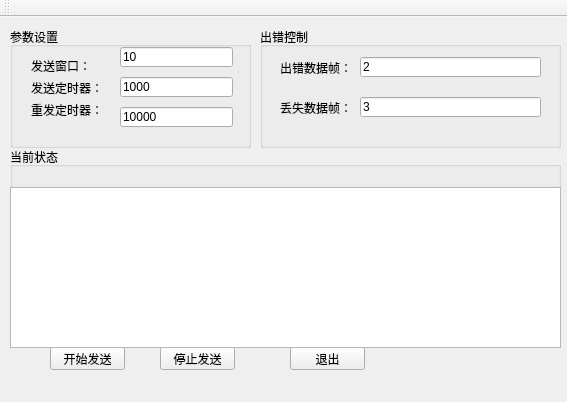
<?xml version="1.0" encoding="UTF-8"?>
<ui version="4.0">
 <class>MainWindow</class>
 <widget class="QMainWindow" name="MainWindow">
  <property name="geometry">
   <rect>
    <x>0</x>
    <y>0</y>
    <width>567</width>
    <height>402</height>
   </rect>
  </property>
  <property name="windowTitle">
   <string>Sender</string>
  </property>
  <widget class="QWidget" name="centralWidget">
   <widget class="QGroupBox" name="groupBox">
    <property name="geometry">
     <rect>
      <x>10</x>
      <y>10</y>
      <width>241</width>
      <height>121</height>
     </rect>
    </property>
    <property name="title">
     <string>参数设置</string>
    </property>
    <widget class="QLineEdit" name="lineEdit_3">
     <property name="geometry">
      <rect>
       <x>110</x>
       <y>20</y>
       <width>113</width>
       <height>20</height>
      </rect>
     </property>
     <property name="text">
      <string>10</string>
     </property>
    </widget>
    <widget class="QLineEdit" name="lineEdit_4">
     <property name="geometry">
      <rect>
       <x>110</x>
       <y>50</y>
       <width>113</width>
       <height>20</height>
      </rect>
     </property>
     <property name="text">
      <string>1000</string>
     </property>
    </widget>
    <widget class="QLineEdit" name="lineEdit_5">
     <property name="geometry">
      <rect>
       <x>110</x>
       <y>80</y>
       <width>113</width>
       <height>20</height>
      </rect>
     </property>
     <property name="text">
      <string>10000</string>
     </property>
    </widget>
    <widget class="QWidget" name="layoutWidget">
     <property name="geometry">
      <rect>
       <x>10</x>
       <y>20</y>
       <width>91</width>
       <height>81</height>
      </rect>
     </property>
     <layout class="QVBoxLayout" name="verticalLayout">
      <item>
       <widget class="QLabel" name="label">
        <property name="text">
         <string>发送窗口：</string>
        </property>
       </widget>
      </item>
      <item>
       <widget class="QLabel" name="label_2">
        <property name="text">
         <string>发送定时器：</string>
        </property>
       </widget>
      </item>
      <item>
       <widget class="QLabel" name="label_3">
        <property name="text">
         <string>重发定时器：</string>
        </property>
       </widget>
      </item>
     </layout>
    </widget>
   </widget>
   <widget class="QGroupBox" name="groupBox_2">
    <property name="geometry">
     <rect>
      <x>10</x>
      <y>130</y>
      <width>551</width>
      <height>41</height>
     </rect>
    </property>
    <property name="title">
     <string>当前状态</string>
    </property>
    <widget class="QWidget" name="layoutWidget">
     <property name="geometry">
      <rect>
       <x>10</x>
       <y>20</y>
       <width>531</width>
       <height>16</height>
      </rect>
     </property>
     <layout class="QHBoxLayout" name="horizontalLayout">
      <item>
       <widget class="QLabel" name="label_8">
        <property name="text">
         <string>当前发送帧：</string>
        </property>
       </widget>
      </item>
      <item>
       <widget class="QLabel" name="cur_frame">
        <property name="text">
         <string/>
        </property>
       </widget>
      </item>
      <item>
       <widget class="QLabel" name="label_10">
        <property name="text">
         <string>滑动窗口：</string>
        </property>
       </widget>
      </item>
      <item>
       <widget class="QLabel" name="label_4">
        <property name="text">
         <string>from</string>
        </property>
       </widget>
      </item>
      <item>
       <widget class="QLabel" name="beg_window">
        <property name="text">
         <string/>
        </property>
       </widget>
      </item>
      <item>
       <widget class="QLabel" name="label_12">
        <property name="text">
         <string>to</string>
        </property>
       </widget>
      </item>
      <item>
       <widget class="QLabel" name="end_window">
        <property name="text">
         <string/>
        </property>
       </widget>
      </item>
     </layout>
    </widget>
   </widget>
   <widget class="QGroupBox" name="groupBox_3">
    <property name="geometry">
     <rect>
      <x>260</x>
      <y>10</y>
      <width>301</width>
      <height>121</height>
     </rect>
    </property>
    <property name="title">
     <string>出错控制</string>
    </property>
    <widget class="QLineEdit" name="lineEdit">
     <property name="geometry">
      <rect>
       <x>100</x>
       <y>30</y>
       <width>181</width>
       <height>20</height>
      </rect>
     </property>
     <property name="text">
      <string>2</string>
     </property>
     <property name="placeholderText">
      <string>(默认值：2，3)</string>
     </property>
    </widget>
    <widget class="QLineEdit" name="lineEdit_2">
     <property name="geometry">
      <rect>
       <x>100</x>
       <y>70</y>
       <width>181</width>
       <height>20</height>
      </rect>
     </property>
     <property name="text">
      <string>3</string>
     </property>
     <property name="placeholderText">
      <string>(默认值：5)</string>
     </property>
    </widget>
    <widget class="QLabel" name="label_5">
     <property name="geometry">
      <rect>
       <x>20</x>
       <y>30</y>
       <width>71</width>
       <height>21</height>
      </rect>
     </property>
     <property name="text">
      <string>出错数据帧：</string>
     </property>
    </widget>
    <widget class="QLabel" name="label_6">
     <property name="geometry">
      <rect>
       <x>20</x>
       <y>70</y>
       <width>71</width>
       <height>21</height>
      </rect>
     </property>
     <property name="text">
      <string>丢失数据帧：</string>
     </property>
    </widget>
   </widget>
   <widget class="QPushButton" name="pushButton">
    <property name="geometry">
     <rect>
      <x>50</x>
      <y>330</y>
      <width>75</width>
      <height>23</height>
     </rect>
    </property>
    <property name="text">
     <string>开始发送</string>
    </property>
   </widget>
   <widget class="QPushButton" name="pushButton_2">
    <property name="geometry">
     <rect>
      <x>160</x>
      <y>330</y>
      <width>75</width>
      <height>23</height>
     </rect>
    </property>
    <property name="text">
     <string>停止发送</string>
    </property>
   </widget>
   <widget class="QPushButton" name="exit">
    <property name="geometry">
     <rect>
      <x>290</x>
      <y>330</y>
      <width>75</width>
      <height>23</height>
     </rect>
    </property>
    <property name="text">
     <string>退出</string>
    </property>
   </widget>
   <widget class="QListWidget" name="listWidget">
    <property name="geometry">
     <rect>
      <x>10</x>
      <y>170</y>
      <width>551</width>
      <height>161</height>
     </rect>
    </property>
   </widget>
  </widget>
  <widget class="QToolBar" name="mainToolBar">
   <attribute name="toolBarArea">
    <enum>TopToolBarArea</enum>
   </attribute>
   <attribute name="toolBarBreak">
    <bool>false</bool>
   </attribute>
  </widget>
 </widget>
 <layoutdefault spacing="6" margin="11"/>
 <resources/>
 <connections/>
</ui>
